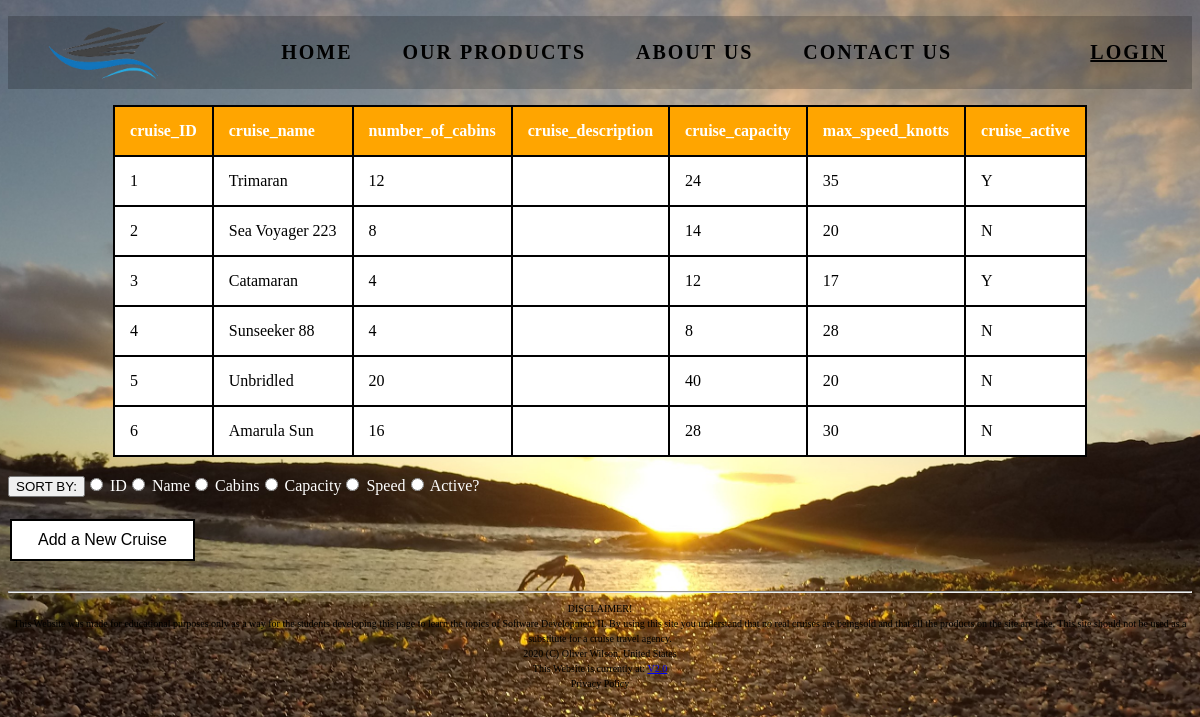
/HTML/AdminCruiseTable.php, run on the app's committed database.
### tables this page shows
CREATE TABLE T18_Cruise (
    cruise_ID INT(100) PRIMARY KEY auto_increment,
    cruise_name VARCHAR(20) NOT NULL,
    number_of_cabins INT(30),
    cruise_description VARCHAR(100),
    cruise_capacity INT(40),
    max_speed_knotts INT(100),
    cruise_active ENUM("Y", "N") NOT NULL
);

### HTML/AdminCruiseTable.php (the view, shortened to what this page needs)
<!DOCTYPE html>
<html lang="en">
<head>
</head>
<body style="background-color: lightgray;">
<?php
	require "SCnavbar.php";
?>
<?php
	require ("../connect_db.php");
?>
<?php
	echo "<table border=1>";
		echo "<tr>";
	$table="T18_Cruise";
	$q="EXPLAIN $table";
	$r=mysqli_query($dbc, $q);
	if (isset($_POST['sort'])) {
		$sort_type=$_POST['sort'];
	}
	else {
		$sort_type="cruise_ID";
	}
	if ($r) {
		while ($row=mysqli_fetch_array($r, MYSQLI_NUM)) {
			echo "<TH>" . $row[0] . "</TH>";
		}
		echo "</tr>";
	}
	else {
		echo "<p>" . mysqli_error($dbc) . "</p>";
	}
	$q="SELECT * FROM $table
			ORDER BY $sort_type";
	$r=mysqli_query($dbc, $q);
		echo "<tr>";
	if ($r) {
		while ($row=mysqli_fetch_array($r, MYSQLI_NUM)) {
			for ($x=0; $x < 7; $x++) {
				echo "<td>" . $row[$x] . "</td>";
			}
			echo "</tr>";
		}
	}
	echo "</table>";
	echo "<form style='color: white;' action='AdminCruiseTable.php' method='POST'>";
		echo "<br> <input type='submit' value='SORT BY:'>";
		echo "<input type='radio' name='sort' value='cruise_Id'>			ID";
		echo "<input type='radio' name='sort' value='cruise_name'>			Name";
		echo "<input type='radio' name='sort' value='number_of_cabins'>		Cabins";
		echo "<input type='radio' name='sort' value='cruise_capacity'>		Capacity";
		echo "<input type='radio' name='sort' value='max_speed_knotts'>		Speed";
		echo "<input type='radio' name='sort' value='cruise_active'>		Active?";
	echo "</form>";
	echo "<br><form action='AddRowCruise.php'>";
		echo "<button class='button button1' onclick=> Add a New Cruise </button>";
	echo "</form>";
?>
<br>
<hr>
<?php
	include "SCfooter.php";
?>
<br>
</body>
</html>

### HTML/AdminCruiseTable.php (style rules this page uses)
body { background: url(Crab.jpg) no-repeat; background-size: cover; height: 100vh; background-position: center; }
table, td { margin-right:auto; margin-left: auto; border:2px solid black; border-collapse:collapse; padding: 15px; text-align: left; background-color: white; }
th { margin-right:auto; margin-left: auto; border:2px solid black; border-collapse:collapse; padding: 15px; text-align: left; background-color: orange; color:white; }
.button { border: none; color: white; padding: 10px 26px; text-align: center; text-decoration: none; display: inline-block; font-size: 16px; margin: 4px 2px; transition-duration: 0.4s; cursor: pointer; }
.button1 { background-color: white; color: black; border: 2px solid black; }

### data on the page
t18_cruise: cruise_ID "1", cruise_name "Trimaran", number_of_cabins "12", cruise_capacity "24", max_speed_knotts "35", cruise_active "Y"
t18_cruise: cruise_ID "2", cruise_name "Sea Voyager 223", number_of_cabins "8", cruise_capacity "14", max_speed_knotts "20", cruise_active "N"
t18_cruise: cruise_ID "3", cruise_name "Catamaran", number_of_cabins "4", cruise_capacity "12", max_speed_knotts "17", cruise_active "Y"
t18_cruise: cruise_ID "4", cruise_name "Sunseeker 88", number_of_cabins "4", cruise_capacity "8", max_speed_knotts "28", cruise_active "N"
t18_cruise: cruise_ID "5", cruise_name "Unbridled", number_of_cabins "20", cruise_capacity "40", max_speed_knotts "20", cruise_active "N"
t18_cruise: cruise_ID "6", cruise_name "Amarula Sun", number_of_cabins "16", cruise_capacity "28", max_speed_knotts "30", cruise_active "N"

### other printed values
$row[0] "cruise_ID"
$row[0] "cruise_name"
$row[0] "number_of_cabins"
$row[0] "cruise_description"
$row[0] "cruise_capacity"
$row[0] "max_speed_knotts"
$row[0] "cruise_active"
FILE_AUTHOR "Oliver Wilson"
